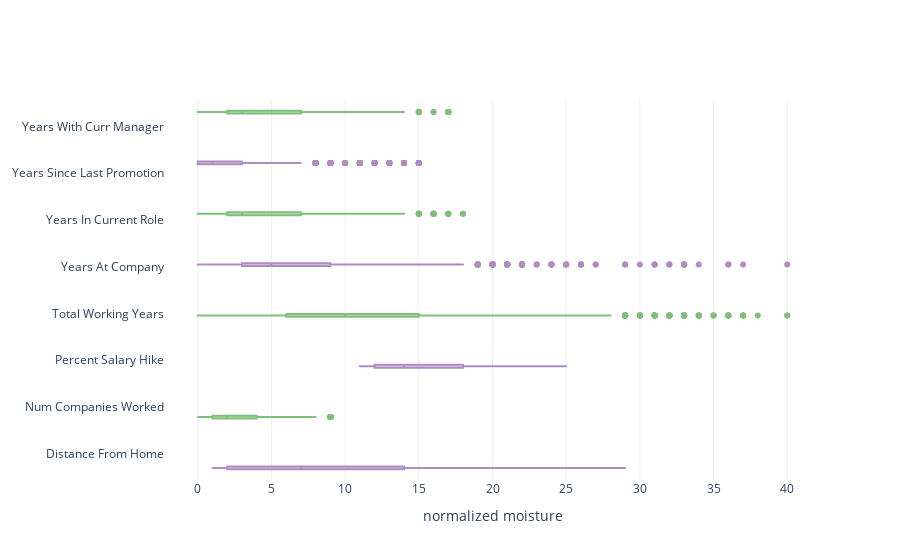

Notebook source saved alongside this figure:
### Code cell
fig = go.Figure()
for i in range(len(atts)): 
    fig.add_trace(go.Box(
        x=df[atts[i]],
        name=names[i],
        marker_color=colors[i]
    ))
fig.update_layout(
    xaxis=dict(title='normalized moisture', zeroline=False),
    boxmode='group',
    template="plotly_white",
    showlegend=False
)
fig.update_traces(orientation='h') # horizontal box plots
fig.show()

### Figure 1 — Plotly figure (JSON) as saved in the notebook; plotly's stock layout.template omitted (floating-point values rounded to 4 significant figures; data arrays with more than 128 entries replaced by an {"elided": "..."} marker saying what was removed)
{"data": [{"marker": {"color": "#af8dc3"}, "name": "Distance From Home", "orientation": "h", "type": "box", "x": {"elided": "1470 int values"}}, {"marker": {"color": "#7fbf7b"}, "name": "Num Companies Worked", "orientation": "h", "type": "box", "x": {"elided": "1470 int values"}}, {"marker": {"color": "#af8dc3"}, "name": "Percent Salary Hike", "orientation": "h", "type": "box", "x": {"elided": "1470 int values"}}, {"marker": {"color": "#7fbf7b"}, "name": "Total Working Years", "orientation": "h", "type": "box", "x": {"elided": "1470 int values"}}, {"marker": {"color": "#af8dc3"}, "name": "Years At Company", "orientation": "h", "type": "box", "x": {"elided": "1470 int values"}}, {"marker": {"color": "#7fbf7b"}, "name": "Years In Current Role", "orientation": "h", "type": "box", "x": {"elided": "1470 int values"}}, {"marker": {"color": "#af8dc3"}, "name": "Years Since Last Promotion", "orientation": "h", "type": "box", "x": {"elided": "1470 int values"}}, {"marker": {"color": "#7fbf7b"}, "name": "Years With Curr Manager", "orientation": "h", "type": "box", "x": {"elided": "1470 int values"}}], "layout": {"boxmode": "group", "showlegend": false, "xaxis": {"title": {"text": "normalized moisture"}, "zeroline": false}}}
